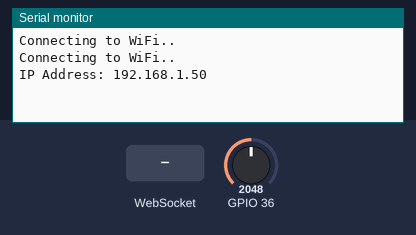
Recording of a sketch running on a simulated ESP32. Parts: the last lines printed to the serial monitor. The test bench sets the inputs (shaded band); at power-on: GPIO 36 = 2048. WiFi joins after 1.5 s; servers stay silent unless stated; storage starts empty.

Above: at 3.2 s.
3.3 s: WebSocket text "90" received
At 4.1 s:
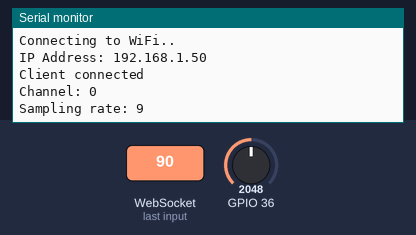
4.8 s: WebSocket text "200" received
At 5.3 s:
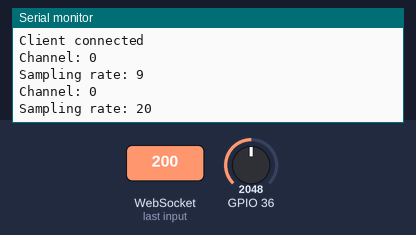

Measured:
- after the input at 3.3 s, the serial monitor: prints a new line at once (image 1)
- after the input at 4.8 s, the serial monitor: prints a new line at once (image 2)

The sketch:

BioSignal-Recorder.ino
```cpp
// EXG-Visualizer
// https://github.com/upsidedownlabs/BioSignal-Recorder

// Copyright (c) 2023 Mahesh Tupe tupemahesh91@gmail.com
// Copyright (c) 2021 Moteen Shah moteenshah.02@gmail.com

// Upside Down Labs invests time and resources providing this open source code,
// please support Upside Down Labs and open-source hardware by purchasing
// products from Upside Down Labs!
// Copyright (c) 2023 Upside Down Labs - contact@upsidedownlabs.tech

// Permission is hereby granted, free of charge, to any person obtaining a copy
// of this software and associated documentation files (the "Software"), to deal
// in the Software without restriction, including without limitation the rights
// to use, copy, modify, merge, publish, distribute, sublicense, and/or sell
// copies of the Software, and to permit persons to whom the Software is
// furnished to do so, subject to the following conditions:

// The above copyright notice and this permission notice shall be included in all
// copies or substantial portions of the Software.


// THE SOFTWARE IS PROVIDED "AS IS", WITHOUT WARRANTY OF ANY KIND, EXPRESS OR
// IMPLIED, INCLUDING BUT NOT LIMITED TO THE WARRANTIES OF MERCHANTABILITY,
// FITNESS FOR A PARTICULAR PURPOSE AND NONINFRINGEMENT. IN NO EVENT SHALL THE
// AUTHORS OR COPYRIGHT HOLDERS BE LIABLE FOR ANY CLAIM, DAMAGES OR OTHER
// LIABILITY, WHETHER IN AN ACTION OF CONTRACT, TORT OR OTHERWISE, ARISING FROM,
// OUT OF OR IN CONNECTION WITH THE SOFTWARE OR THE USE OR OTHER DEALINGS IN THE
// SOFTWARE.

#include <WebSocketsServer.h>
#include <WiFi.h>
#include <ESPAsyncWebServer.h>
#include <SPIFFS.h>
#include <driver/adc.h>
#include <math.h>

WebSocketsServer webSocket = WebSocketsServer(81);

// Add SSID and PASSWORD for network you are connected to
const char *SSID = "Crazyyz";
const char *PASSWORD = "420420420";

AsyncWebServer server(80);

volatile int interruptCounter[4] = {0};

// Initialize timer interrupts
hw_timer_t * timer_1 = NULL;
hw_timer_t * timer_2 = NULL;
hw_timer_t * timer_3 = NULL;
hw_timer_t * timer_4 = NULL;

portMUX_TYPE timerMux_1 = portMUX_INITIALIZER_UNLOCKED;
portMUX_TYPE timerMux_2 = portMUX_INITIALIZER_UNLOCKED;
portMUX_TYPE timerMux_3 = portMUX_INITIALIZER_UNLOCKED;
portMUX_TYPE timerMux_4 = portMUX_INITIALIZER_UNLOCKED;

// counter for each timer
void IRAM_ATTR onTimer_1() {
  portENTER_CRITICAL_ISR(&timerMux_1);
  interruptCounter[0]++;
  portEXIT_CRITICAL_ISR(&timerMux_1);
}
void IRAM_ATTR onTimer_2() {
  portENTER_CRITICAL_ISR(&timerMux_2);
  interruptCounter[1]++;
  portEXIT_CRITICAL_ISR(&timerMux_2);
}
void IRAM_ATTR onTimer_3() {
  portENTER_CRITICAL_ISR(&timerMux_3);
  interruptCounter[2]++;
  portEXIT_CRITICAL_ISR(&timerMux_3);
}
void IRAM_ATTR onTimer_4() {
  portENTER_CRITICAL_ISR(&timerMux_4);
  interruptCounter[3]++;
  portEXIT_CRITICAL_ISR(&timerMux_4);
}


void setup()
{
  Serial.begin(115200);

  if (!SPIFFS.begin()) {
    Serial.println("An Error has occurred while mounting SPIFFS");
    return;
  }

  WiFi.begin(SSID, PASSWORD);
  while (WiFi.status() != WL_CONNECTED) {
    delay(1000);
    Serial.println("Connecting to WiFi..");
  }

  Serial.println("");
  Serial.print("IP Address: ");
  Serial.println(WiFi.localIP());

  server.on("/", HTTP_GET, [](AsyncWebServerRequest * request)
  {
    request->send(SPIFFS, "/index.html");
  });

  server.begin();
  webSocket.begin();
  webSocket.onEvent(callback);

}

bool sample = false;
int sampling_rate = 100;


int adc[4];
int channel_count = 0;
int total_channel = 0;
void callback(byte num, WStype_t type, uint8_t * payload, size_t length)
{
  switch (type)
  {
    case WStype_DISCONNECTED:
      Serial.println("Client Disconnected");
      sample = false;
      channel_count = 0;
      total_channel = 0;
      break;
    case WStype_CONNECTED:
      Serial.println("Client connected");
      sample = true;
      break;
    case WStype_TEXT:
      String rate;
      String gpio;
      total_channel++;
      gpio += (char)payload[length - 1];
      gpio += '\n';
      adc[channel_count] = gpio.toInt();
      Serial.print("Channel: ");
      Serial.println(gpio);

      for (int i = 0; i < length - 1; i++)
      {
        rate += (char)payload[i];
      }
      rate += '\n';
      sampling_rate = rate.toInt();
      Serial.print("Sampling rate: ");
      Serial.println(rate);

      send_samples(sampling_rate, adc[channel_count], channel_count);
      channel_count++;
  }
}

uint16_t **buffer_add = (uint16_t **)calloc(4, sizeof(uint16_t *));


void send_samples(int sampling_rate, int adc, int channel_count)
{

  int tick_count = 1000000 / sampling_rate;
  switch (channel_count)
  {
    case 0:
      timer_1 = timerBegin(0, 80, true);
      timerAttachInterrupt(timer_1, &onTimer_1, true);
      timerAlarmWrite(timer_1, tick_count, true);
      timerAlarmEnable(timer_1);
      buffer_add[0] = (uint16_t*)calloc(round((float)sampling_rate / 30.0) + 2, sizeof(uint16_t));
      break;

    case 1:
      timer_2 = timerBegin(1, 80, true);
      timerAttachInterrupt(timer_2, &onTimer_2, true);
      timerAlarmWrite(timer_2, tick_count, true);
      timerAlarmEnable(timer_2);
      buffer_add[1] = (uint16_t*)calloc(round((float)sampling_rate / 30.0) + 2, sizeof(uint16_t));
      break;

    case 2:
      timer_3 = timerBegin(2, 80, true);
      timerAttachInterrupt(timer_3, &onTimer_3, true);
      timerAlarmWrite(timer_3, tick_count, true);
      timerAlarmEnable(timer_3);
      buffer_add[2] = (uint16_t*)calloc(round((float)sampling_rate / 30.0) + 2, sizeof(uint16_t));
      break;

    case 3:
      timer_4 = timerBegin(3, 80, true);
      timerAttachInterrupt(timer_4, &onTimer_4, true);
      timerAlarmWrite(timer_4, tick_count, true);
      timerAlarmEnable(timer_4);
      buffer_add[3] = (uint16_t*)calloc(round((float)sampling_rate / 30.0) + 2, sizeof(uint16_t));
      break;

  }
  adc1_config_width(ADC_WIDTH_BIT_12);
  adc1_config_channel_atten((adc1_channel_t)(adc), ADC_ATTEN_DB_11);
}

static long num_counter = 0;
static long buffer_counter[4] = {0};
portMUX_TYPE * timer_mux = NULL;
void loop() {
  webSocket.loop();

  for (int i = 0; i < total_channel; i++)
  {
    switch (i)
    {
      case 0:
        timer_mux = &timerMux_1;
        break;
      case 1:
        timer_mux = &timerMux_2;
        break;
      case 2:
        timer_mux = &timerMux_3;
        break;
      case 3:
        timer_mux = &timerMux_4;
        break;
    }
    if (interruptCounter[i] > 0)
    {

      portENTER_CRITICAL(timer_mux);
      interruptCounter[i]--;
      portEXIT_CRITICAL(timer_mux);

      if (buffer_counter[i] < round((float)sampling_rate / 30.0))
      {
        buffer_add[i][buffer_counter[i]] = adc1_get_raw((adc1_channel_t)adc[i]) & 0x0FFF;
        buffer_counter[i]++;
      }
      else
      {
        if (num_counter < 100)
        {
          num_counter++;
        }
        else
        {
          num_counter = 0;
        }
        buffer_add[i][buffer_counter[i]] = num_counter & 0x0FFF;
        buffer_counter[i]++;
        buffer_add[i][buffer_counter[i]] = i & 0x0FFF;
        buffer_counter[i]++;
        webSocket.sendBIN(0, (uint8_t *)&buffer_add[i][0], buffer_counter[i]*sizeof(uint16_t));
        buffer_counter[i] = 0;
      }
    }

  }
}
```
